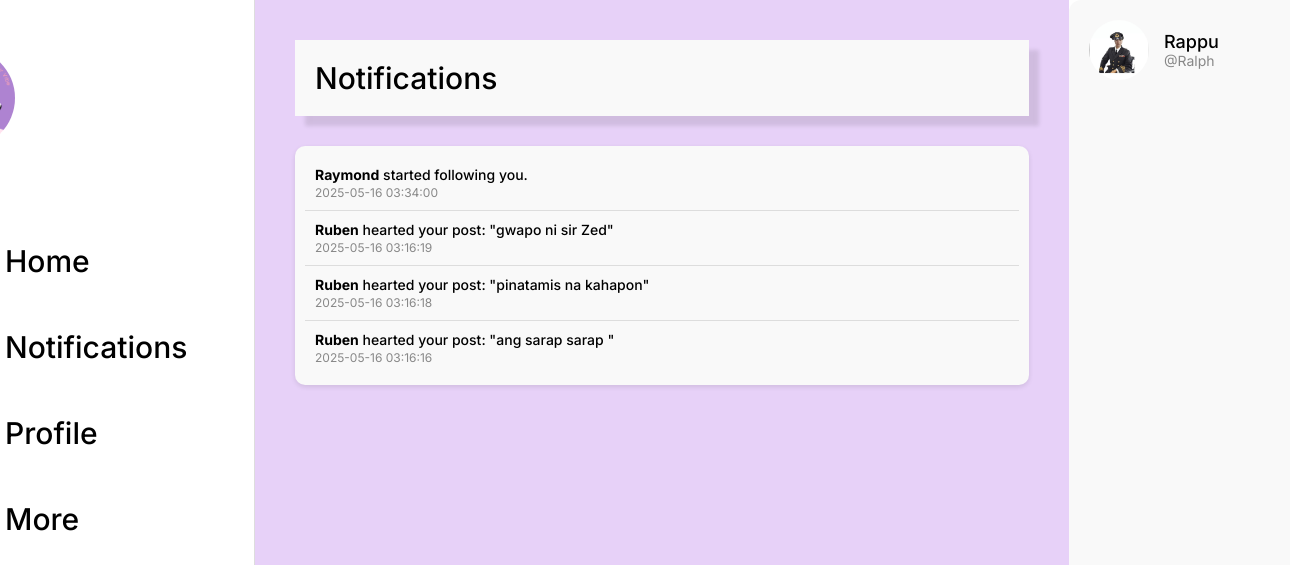
Page /notifications.php (signed in) on the committed database.
### tables this page shows
CREATE TABLE `notifications` (
  `id` int(11) NOT NULL,
  `recipient_username` varchar(255) NOT NULL,
  `sender_username` varchar(255) NOT NULL,
  `post_id` int(11) DEFAULT NULL,
  `type` enum('heart','follow') NOT NULL,
  `created_at` timestamp NOT NULL DEFAULT current_timestamp(),
  `is_read` tinyint(1) DEFAULT 0
);

CREATE TABLE `posts` (
  `id` int(11) NOT NULL,
  `username` varchar(255) NOT NULL,
  `content` text NOT NULL,
  `media` longtext NOT NULL CHECK (json_valid(`media`)),
  `created_at` timestamp NOT NULL DEFAULT current_timestamp(),
  `heart_count` int(11) DEFAULT 0,
  `user_id` int(11) DEFAULT NULL
);

### notifications.php (the view, shortened to what this page needs)
<?php
$host = 'localhost';
$dbname = 'vibe';
$username = 'root';
$password = '';
try {
    $pdo = new PDO("mysql:host=$host;dbname=$dbname", $username, $password);
    $pdo->setAttribute(PDO::ATTR_ERRMODE, PDO::ERRMODE_EXCEPTION);
} catch (PDOException $e) {
    die('Database connection failed: ' . $e->getMessage());
}
$loggedInUser = $_SESSION['username'] ?? '';
$stmt = $pdo->prepare("
    SELECT n.*, p.content AS post_content
    FROM notifications n
    LEFT JOIN posts p ON n.post_id = p.id
    WHERE n.recipient_username = :username
    ORDER BY n.created_at DESC
");
$stmt->execute([':username' => $loggedInUser]);
$notifications = $stmt->fetchAll(PDO::FETCH_ASSOC);
?>
<!DOCTYPE html>
<html lang="en">
<head>
    <link rel="stylesheet" href="notifications.css">
</head>
<body>
  <div class="main-wrapper">
    <div class="layout">
        <div class="sidebar">
            <img class="main-profile-img" src="img/VIBE.png" onclick="location.href='home.php'"/>
            <div class="menu">
                <div class="menu-item"onclick="location.href='home.php'">
                    <img src="img/home.svg" class="icons" />Home</div>
                <div class="menu-item"onclick="location.href='notifications.php'">
                    <img src="img/bell.svg" class="icons" />Notifications</div>
                <div class="menu-item"onclick="location.href='profile.php'">
                    <img src="img/profile.svg" class="icons"/>Profile</div>
                    <div class="menu-item more-menu-wrapper" onclick="toggleDropdown()">
    <img src="img/3dot.svg" class="icons" /> More
</div>
            </div>
        </div>
        <div class="main-feed">
                <div class="post-box">Notifications</div>
                <div class="notifications-list">
    <?php if (empty($notifications)): ?>
        <p>No notifications yet.</p>
    <?php else: ?>
        <?php foreach ($notifications as $notification): ?>
            <div class="notification-item">
                <?php if ($notification['type'] === 'follow'): ?>
                    <p>
                        <strong><?= htmlspecialchars($notification['sender_username']) ?></strong>
                        started following you.
                    </p>
                <?php elseif ($notification['type'] === 'heart'): ?>
                    <p>
                        <strong><?= htmlspecialchars($notification['sender_username']) ?></strong>
                        hearted your post: "<?= htmlspecialchars($notification['post_content']) ?>"
                    </p>
                <?php endif; ?>
                <small><?= htmlspecialchars($notification['created_at']) ?></small>
            </div>
        <?php endforeach; ?>
    <?php endif; ?>
</div>
            </div>
<div class="pro-container">
  <div class="profile-wrapper">
    <img src="uploads/<?php echo htmlspecialchars($_SESSION['profile_pic']); ?>" alt="Profile Picture" style="width: 60px; height: 60px; border-radius: 50%; object-fit: cover;" />
    <div class="profile-info">
    <div class="profile-name"><?php echo isset($_SESSION['name']) ? htmlspecialchars($_SESSION['name']) : 'Guest'; ?></div>
    <div class="profile-handle">@<?php echo isset($_SESSION['username']) ? htmlspecialchars($_SESSION['username']) : 'guest'; ?></div>
    </div>
</div>
    </div>
  </div>
</body>
</html>

### notifications.css (style rules this page uses)
body { margin: 0; padding: 0; font-family: 'Inter', sans-serif; background-color: white; }
.main-wrapper { max-width: 1280px; margin: 0 auto; background-color: white; min-height: 100vh; display: flex; flex-direction: column; }
.layout { display: flex; height: 100%; }
.sidebar { width: 250px; background-color: #fff; border-right: 1px solid #ddd; padding: 0 20px; box-sizing: border-box; display: flex; flex-direction: column; justify-content: center; height: 100vh; }
.main-profile-img { display: flex; margin-left: -110px; margin-top: -200px; width: 100px; height: 100px; border-radius: 50%; object-fit: cover; cursor: pointer; transition: transform 0.3s ease-in-out; }
.menu { display: flex; flex-direction: column; gap: 20px; margin-top: 80px; margin-left: -80px; }
.menu-item { display: flex; gap: 10px; padding: 15px 20px; border-radius: 40px; font-size: 30px; font-weight: 500; font-family: 'Inter', sans-serif; color: black; cursor: pointer; transition: background-color 0.3s, transform 0.3s; }
.more-menu-wrapper { position: relative; cursor: pointer; }
.main-feed { flex: 1; padding: 40px; box-sizing: border-box; background-color: #e7d1f8; overflow-y: auto; max-height: 100vh; }
.post-box { display: flex; background-color: #f9f9f9; font-size: 30px; font-weight: 500; font-family: 'Inter', sans-serif; padding: 20px; margin-bottom: 30px; box-shadow: 10px 10px 4px rgba(0,0,0,0.1); }
.pro-container { width: 20%; align-items: center; padding: 20px; background-color: #f9f9f9; border-radius: 12px; margin-right: -80px; }
.profile-wrapper { display: flex; align-items: center; gap: 15px; width: 100%; }
.profile-info { display: flex; flex-direction: column; }
.profile-name { font-size: 18px; font-weight: 500; }
.profile-handle { font-size: 14px; color: #888; }
.notifications-list { margin-top: 20px; padding: 10px; background-color: #f9f9f9; border-radius: 10px; box-shadow: 0 2px 5px rgba(0, 0, 0, 0.1); }
.notification-item { padding: 10px; border-bottom: 1px solid #ddd; font-size: 14px; }
.notification-item:last-child { border-bottom: none; }
.notification-item p { margin: 0; font-weight: 500; }
.notification-item small { color: #888; font-size: 12px; }

### rows in the picture
notifications: sender_username "Raymond", created_at "2025-05-16 03:34:00"
notifications: sender_username "Ruben", post.content "gwapo ni sir Zed", created_at "2025-05-16 03:16:19"
notifications: sender_username "Ruben", post.content "pinatamis na kahapon", created_at "2025-05-16 03:16:18"
notifications: sender_username "Ruben", post.content "ang sarap sarap", created_at "2025-05-16 03:16:16"

### other values in the picture
$_SESSION['name'] "Rappu"
$_SESSION['username'] "Ralph"
